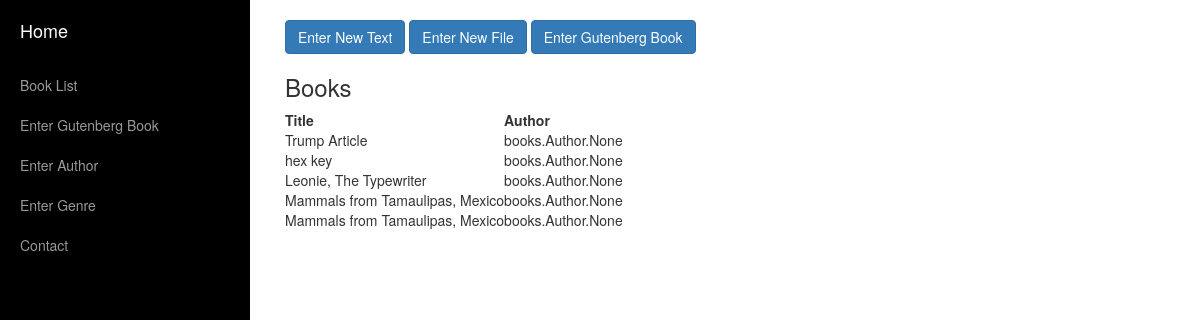
The page /books/ on the database its author committed.
### books/models.py (models this page shows, shortened)
class Text(models.Model):
    is_broken_up = models.BooleanField(default=False)
    regex = models.CharField(max_length=200, null=True, blank=True)
    title = models.CharField(max_length=200, null=False)
    author = models.ManyToManyField(Author, null=True, blank=True)

class InputText(Text):
    words = models.TextField()

class Text(models.Model):
    is_broken_up = models.BooleanField(default=False)
    regex = models.CharField(max_length=200, null=True, blank=True)
    title = models.CharField(max_length=200, null=False)
    author = models.ManyToManyField(Author, null=True, blank=True)

class FileText(Text):
    words = models.FileField()
    is_gutenberg = models.BooleanField()

### books/views.py (the view)
# urls.py: url(r'^books/$', TextListView.as_view(), name='books'),
class TextListView(ListView):
    template_name = 'book_list.html'
    queryset = list(chain(InputText.objects.all(), FileText.objects.all())) #may require custom model manager
    context_object_name = 'books'

### templates/book_list.html
{% extends 'index.html' %}
{% block body %}
    {% block book_forms %}
        <div>
            <a href={% url 'book_urls:add_input' %}><button type = "button" class = "btn btn-primary">Enter New Text</button></a>
            <a href={% url 'book_urls:add_file' %}><button type = "button" class = "btn btn-primary">Enter New File</button></a>
            <a href={% url 'book_urls:add_id' %}><button type = "button" class = "btn btn-primary">Enter Gutenberg Book</button></a>
        </div>
    {% endblock %}
    {% block book_list %}
    <h3> Books</h3>
    <table>
    <tr>
        <th>Title</th>
        <th>Author</th>
    </tr>
    {% for book in books %}
        <tr>
        <td> {{ book.title }} </td>
        <td> {{ book.author }}</td>
        </tr>
    {% endfor %}
    </table>
    {% endblock %}
{% endblock %}

### static/css/simple-sidebar.css (style rules this page uses)
body { overflow-x: hidden; }

### rows shown on the page
InputText: title "Trump Article", author "books.Author.None"
FileText: title "hex key", author "books.Author.None"
FileText: title "Leonie, The Typewriter", author "books.Author.None"
FileText: title "Mammals from Tamaulipas, Mexico", author "books.Author.None"
FileText: title "Mammals from Tamaulipas, Mexico", author "books.Author.None"
